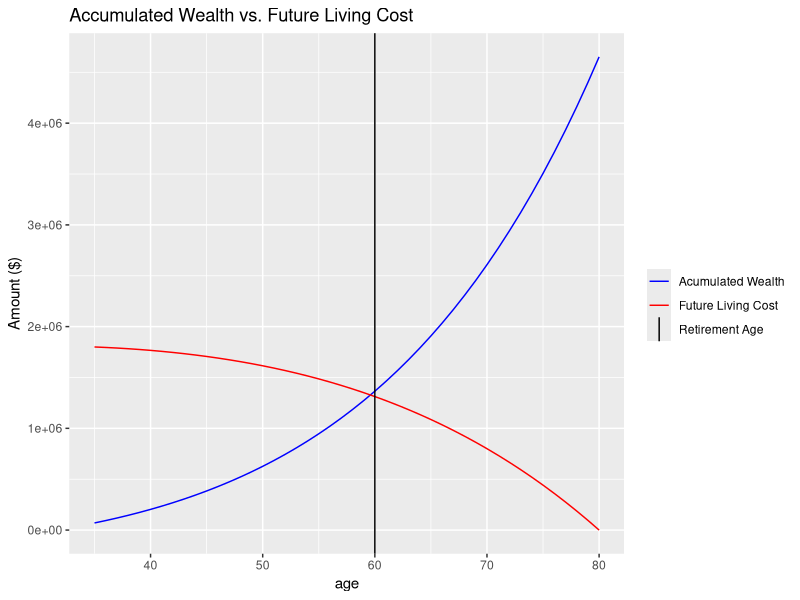

This chart was generated by the following R code:
## ---- chunk 1
library(ggplot2)
expected <- 80
current <- 35
currentyrsa <- 80000
savingra <- 0.25
currentwealth <- 50000
inflation <- 0.02
salaryincrease <- 0.03
ROA <- 0.04
taxrate <- 0.25


x <- expected-current+1

  age <- vector("numeric", length = x)
  salary <- vector("numeric", length = x)
  saving <- vector("numeric", length = x)
  AVsaving <- vector("numeric", length = x)
  cost <- vector("numeric", length = x)
  PVcost <- vector("numeric", length = x)
  RTage <- vector("numeric", length = x)
  
  
  age[1]<-current
  AVsaving[1] = currentyrsa*savingra+currentwealth
  cost[1] <- currentyrsa*(1-taxrate-savingra)
  PVcost[1]= cost[1]*(expected-age[1])
  RTage[1:x] <-expected
  
  
  for(t in 2:x) {
    age[t]=age[t-1]+1
    salary[t]=currentyrsa*(1+salaryincrease)^(t-1)
    saving[t]=salary[t]*savingra
    AVsaving[t]=AVsaving[t-1]*(1+ROA)+saving[t]
    cost[t]=cost[1]*(1+inflation)^(t-1)
    PVcost[t]=cost[t]*(expected-age[t])
    if (AVsaving[t]>=PVcost[t]) {
      RTage[t]=age[t]
    }
          age
          RTage
          answer <- (min(RTage))
          RTasset <- AVsaving[answer-current+1]
          RTcost<- PVcost[answer-current+1]
  }

          ggplot() +labs(title="Accumulated Wealth vs. Future Living Cost") + labs(x="age", y="Amount ($)") +
                    geom_line(aes(x=age,y = AVsaving, colour = "Acumulated Wealth")) +
                    geom_line(aes(x=age,y = PVcost, colour = "Future Living Cost")) +
                    geom_vline(aes(xintercept=answer,colour="Retirement Age")) +
                    scale_colour_manual("", values = c("Acumulated Wealth"="blue", "Future Living Cost"="red","Retirement Age"="black"))
                    
